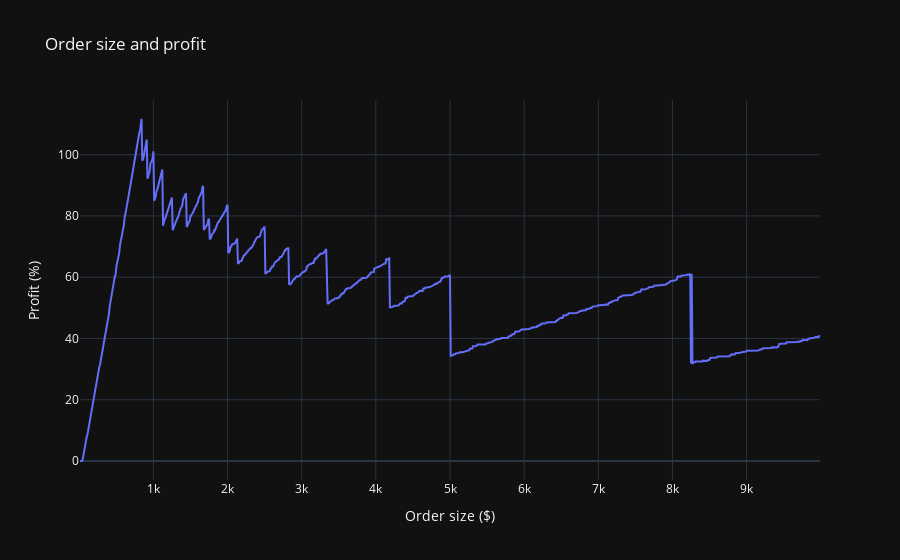

The notebook cell this image was saved under:
### Code cell
bt.show_order_size_profit()

### Figure 1 — Plotly figure (JSON) as saved in the notebook; plotly's stock layout.template omitted (floating-point values rounded to 4 significant figures; data arrays with more than 128 entries replaced by an {"elided": "..."} marker saying what was removed)
{"data": [{"mode": "lines", "name": "Cash", "type": "scatter", "x": {"elided": "999 int values"}, "y": {"elided": "999 float values"}}], "layout": {"title": {"text": "Order size and profit"}, "xaxis": {"rangeslider": {"visible": false}, "title": {"text": "Order size ($)"}}, "yaxis": {"title": {"text": "Profit (%)"}}}}
